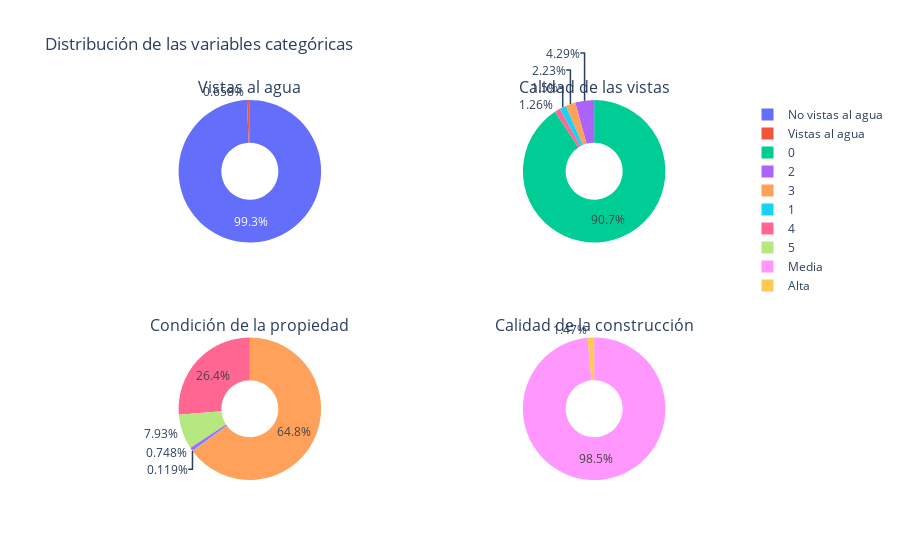

The code cell stored with this chart in its notebook:
### Code cell
df_cat = df_1_7.copy()

def categorizar_grade(v):
    if v in [1, 2, 3]:
        return 'Baja'
    elif v in [4, 5, 6, 7, 8, 9, 10]:
        return 'Media'
    elif v in [11, 12, 13]:
        return 'Alta'

df_cat['grade_cat'] = df_cat['grade'].apply(categorizar_grade)

fig = make_subplots(rows=2, cols=2, subplot_titles=("Vistas al agua", "Calidad de las vistas", "Condición de la propiedad", "Calidad de la construcción"), specs=[[{'type':'domain'}, {'type':'domain'}], [{'type':'domain'}, {'type':'domain'}]])

fig.add_trace(go.Pie(labels=['No vistas al agua', 'Vistas al agua'], values=df_cat['waterfront'].value_counts().values, name='Vistas al mar'), 1, 1)
fig.add_trace(go.Pie(labels=['0', '2', '3', '1', '4'], values=df_cat['view'].value_counts().values, name='Calidad de las vistas'), 1, 2)
fig.add_trace(go.Pie(labels=['3', '4', '5', '2', '1'], values=df_cat['condition'].value_counts().values, name='Condición de la propiedad'), 2, 1)
fig.add_trace(go.Pie(labels=['Media', 'Alta'], values=df_cat['grade_cat'].value_counts().values, name='Calidad de la construcción'), 2, 2)

fig.update_traces(hole=0.4)
fig.update_layout(title_text="Distribución de las variables categóricas")
fig.show()

### Figure 1 — Plotly figure (JSON) as saved in the notebook; plotly's stock layout.template omitted (floating-point values rounded to 4 significant figures)
{"data": [{"domain": {"x": [0, 0.45], "y": [0.625, 1]}, "hole": 0.4, "labels": ["No vistas al agua", "Vistas al agua"], "name": "Vistas al mar", "type": "pie", "values": [20843, 138]}, {"domain": {"x": [0.55, 1], "y": [0.625, 1]}, "hole": 0.4, "labels": ["0", "2", "3", "1", "4"], "name": "Calidad de las vistas", "type": "pie", "values": [19033, 901, 467, 315, 265]}, {"domain": {"x": [0, 0.45], "y": [0, 0.375]}, "hole": 0.4, "labels": ["3", "4", "5", "2", "1"], "name": "Condición de la propiedad", "type": "pie", "values": [13604, 5532, 1663, 157, 25]}, {"domain": {"x": [0.55, 1], "y": [0, 0.375]}, "hole": 0.4, "labels": ["Media", "Alta"], "name": "Calidad de la construcción", "type": "pie", "values": [20672, 309]}], "layout": {"annotations": [{"font": {"size": 16}, "showarrow": false, "text": "Vistas al agua", "x": 0.225, "xanchor": "center", "xref": "paper", "y": 1, "yanchor": "bottom", "yref": "paper"}, {"font": {"size": 16}, "showarrow": false, "text": "Calidad de las vistas", "x": 0.775, "xanchor": "center", "xref": "paper", "y": 1, "yanchor": "bottom", "yref": "paper"}, {"font": {"size": 16}, "showarrow": false, "text": "Condición de la propiedad", "x": 0.225, "xanchor": "center", "xref": "paper", "y": 0.375, "yanchor": "bottom", "yref": "paper"}, {"font": {"size": 16}, "showarrow": false, "text": "Calidad de la construcción", "x": 0.775, "xanchor": "center", "xref": "paper", "y": 0.375, "yanchor": "bottom", "yref": "paper"}], "title": {"text": "Distribución de las variables categóricas"}}}
